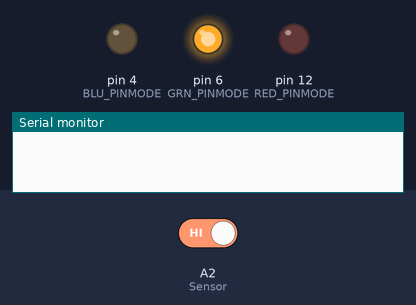
Recording of a sketch running on a simulated Arduino Uno, built with avr-gcc and run on an emulated ATmega328P. On the bench: output pins drawn as LEDs (lit = HIGH), the last lines printed to the serial monitor. The inputs (shaded band) are chosen by the test bench; at power-on: A2 (Sensor) HIGH.

Above: at 1.2 s.
1.3 s: A2 (Sensor) driven LOW
At 2.3 s:
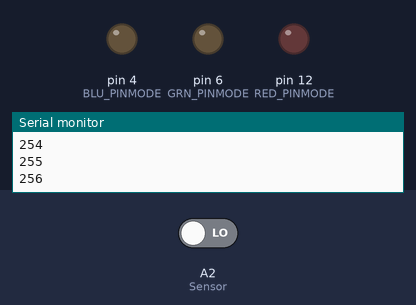
Timing chart, 0 to 4.3 s (numbered marks = the images above; inputs shaded):
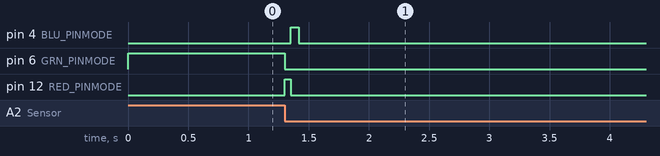

Measured:
- after the input at 1.3 s, pin 4 (BLU_PINMODE): LOW → HIGH after 0.05 s, → LOW 0.07 s later; pin 6 (GRN_PINMODE): HIGH → LOW at once; pin 12 (RED_PINMODE): LOW → HIGH at once, → LOW 0.05 s later

The sketch:

randomcrap.ino
```cpp
//////////////////////////////////////////////////////////////////////////////////////////////////////////////////////////////
//*****************************************BEGIN BAYLOR UNIVERSITY DRONE CODE***********************************************//
//////////////////////////////////////////////////////////////////////////////////////////////////////////////////////////////
#define FIRE_PIN_ON               PORTF |= (1<<0);    //Set Fire Pin On
#define FIRE_PIN_OFF              PORTF |= ~(1<<0);   //Set Fire Pin Off

#define IR_SENSOR                 pinMode(1,INPUT);   //Set Sensor As Input

#define RED_PINMODE           DDRB |= (1<<4);
#define RED_OFF               PORTB &= ~(1<<4);
#define RED_ON                PORTB |= (1<<4);
#define RED_TOGGLE            PINB |= 1<<4;     //switch LEDPIN state (Port D6)

#define BLU_PINMODE           DDRD |= (1<<4);
#define BLU_OFF               PORTD &= ~(1<<4);
#define BLU_ON                PORTD |= (1<<4);
#define BLU_TOGGLE            PIND |= 1<<4;     //switch LEDPIN state (Port D6)

#define GRN_PINMODE           DDRD |= (1<<6);
#define GRN_OFF               PORTD &= ~(1<<6);
#define GRN_ON                PORTD |= (1<<6);
#define GRN_TOGGLE            PIND |= 1<<6;     //switch LEDPIN state (Port D6)

volatile int n = 1;                                   //Hit Counter
volatile int i = 0;

int irSensorValue;                                    //Sensor As Int
int BPin = 6;
bool irSensorState = false;
bool Firing = false;


//                                                                                                                       Setup
//////////////////////////////////////////////////////////////////////////////////////////////////////////////////////////////

void setup() {                                        //Setup Function
  IR_SENSOR;                                          //Initialize Sensor
  RED_PINMODE;
  BLU_PINMODE;
  GRN_PINMODE;
  Serial.begin(9600);                                 //Set Up Serial Read
  GRN_ON; //GREEN
}


//                                                                                                                 Fire Cannon
//////////////////////////////////////////////////////////////////////////////////////////////////////////////////////////////
void fire_cannon() {                                  //Fire Cannon Function
  //tone();                                           //38kHz Pulse For ----- Seconds
}


//                                                                                                                      Lights
//////////////////////////////////////////////////////////////////////////////////////////////////////////////////////////////
void Lights(int n){
  //Serial.println("Interrupt");
  switch (n) {
      case 1:                   // Case: Full Health
        GRN_OFF;
        BLU_ON;
        RED_OFF;
        break;
      case 2:                   // Case: One Hit
        GRN_OFF;
        BLU_OFF;
        RED_ON;
        break;
      case 3:                   // Case: Two Hits
        GRN_OFF;
        BLU_ON;
        RED_OFF;
        break;
      default:                   // Case: Three Hits
        GRN_OFF;
        BLU_OFF;
        RED_OFF;;

    }
}


//                                                                                                                        Loop
//////////////////////////////////////////////////////////////////////////////////////////////////////////////////////////////
void loop() {                                         //Loop Function
      //Serial.print("Time: ");
      //time = millis();
      //Serial.println(time);

      irSensorValue = digitalRead(A2);                     //Read Sensor Value
      //Serial.print(irSensorValue);                        //Print Out Sensor Value
      //Serial.print("\n");                        //Print Out Sensor Value
      if(irSensorValue == 0){
        if(irSensorState == false){
          i = i + 1;
          Serial.print(i);
          Serial.print("\n");
          if(i%20 == 0){
            n = n + 1;
            Lights(n);
            Serial.print("HIT");                              //Print Out Sensor Value
            Serial.print("\n");
            irSensorState = true;
        }
       }
       else{
        irSensorState = false;
       }

      }

//********************** TEST CODE ******************************
//    if (digitalRead(BPin) == HIGH)
//    {
//      if(buttonState == false)
//      {
//        if(Firing == true)
//        {
//          Serial.println("Tone");
//          tone(9, 38000, 1);
//          Firing = false;
//        }
//        else
//        {
//          noTone(9);
//          Firing = true;
//        }
//      }
//      buttonState = false;
//    }
//    else
//    {
//      buttonState = true;
//    }
//***************************************************************
}

//////////////////////////////////////////////////////////////////////////////////////////////////////////////////////////////
//*******************************************END BAYLOR UNIVERSITY DRONE CODE***********************************************//
//////////////////////////////////////////////////////////////////////////////////////////////////////////////////////////////
```
